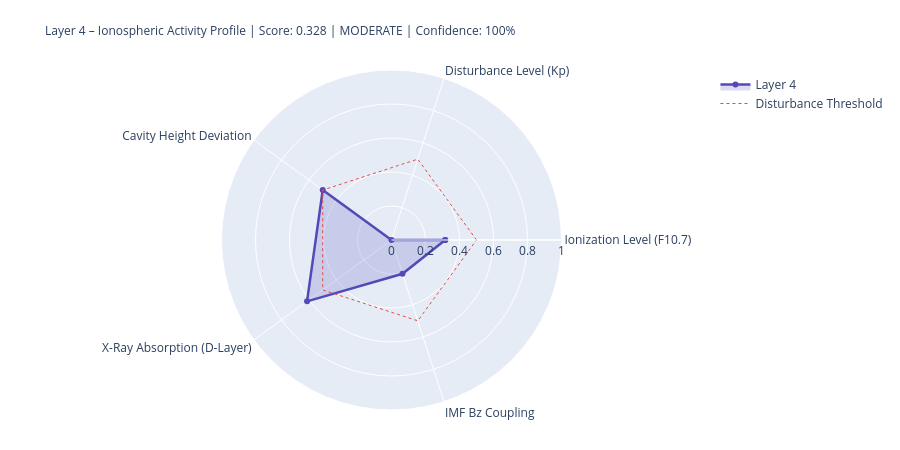

Notebook code for this chart:
### Markdown cell above
---
## 4. State Assessment & Handoff to Layer 5

### Code cell
# ============================================================
# LAYER-4-SCORE
# ============================================================

COMPONENTS = {
    'Ionization Level (F10.7)':    {'score': ioniz,       'source': 'primary' if f107_now else 'from_layer0', 'dynamic': True},
    'Disturbance Level (Kp)':          {'score': disturb,     'source': 'primary' if kp_now   else 'from_layer0', 'dynamic': True},
    'Cavity Height Deviation':    {'score': h_dev,       'source': 'derived',                                'dynamic': True},
    'X-Ray Absorption (D-Layer)':{'score': xray_ioniz,  'source': 'primary' if xray_now else 'missing',     'dynamic': True},
    'IMF Bz Coupling':             {'score': bz_coupling, 'source': 'primary' if bz_now   else 'from_layer0', 'dynamic': True},
}

available    = {k: v['score'] for k, v in COMPONENTS.items() if v['score'] is not None}
unavailable  = [k for k, v in COMPONENTS.items() if v['score'] is None]
layer4_score = round(sum(available.values()) / len(available), 4) if available else None
confidence   = round(len(available) / len(COMPONENTS), 2)
level = ('unknown' if layer4_score is None
         else 'quiet'   if layer4_score < 0.3
         else 'moderate' if layer4_score < 0.6
         else 'active')
dominant_l4 = max(available, key=available.get) if available else 'none'

# Resonance delta for Schumann SR-1
sr1_ref = schumann_freq(1, 80.0)
sr1_now = schumann_freq(1, h_eff)
sr1_delta_mhz = (sr1_now - sr1_ref) * 1000

# Propagation conditions
prop_cond = ('disturbed'   if kp_val > 4
             else 'unsettled' if kp_val > 2
             else 'normal')
if xray_class in ['X', 'M']:
    prop_cond = 'Radio-Blackout moeglich'

W = 68
print('=' * W)
print('LAYER 4 – IONOSPHERE – STATE ASSESSMENT')
print('=' * W)
for name, comp in COMPONENTS.items():
    s = comp['score']
    if s is not None:
        bar = '█' * int(s * 20) + '░' * (20 - int(s * 20))
        print(f'  {name:<36} {bar}  {s:.3f}  [{comp["source"]}]')
    else:
        print(f'  {name:<36} {"─" * 20}  n/a   [missing]')
print('-' * W)
print(f'  Score:          {layer4_score:.3f}  ({len(available)}/{len(COMPONENTS)} components)')
print(f'  Confidence:     {confidence:.0%}')
print(f'  Level:          {level.upper()}')
print(f'  Dominant:       {dominant_l4}')
print(f'  Cavity height:  {h_eff:.1f} km  (Ref: 80.0 km)')
print(f'  SR-1:           {sr1_now:.3f} Hz  (Δ {sr1_delta_mhz:+.1f} mHz vs. ref)')
print(f'  Propagation:    {prop_cond}')
print(f'  X-Ray:          {xray_class}-class  ({xray_now:.2e} W/m²)' if xray_now else '  X-Ray:          n/a')
print('=' * W)

# Radar
cats   = list(available.keys())
vals_r = list(available.values())
if len(cats) >= 3:
    fig = go.Figure()
    fig.add_trace(go.Scatterpolar(
        r=vals_r + [vals_r[0]], theta=cats + [cats[0]],
        fill='toself', fillcolor='rgba(83,74,183,0.20)',
        line=dict(color='#534AB7', width=2.5), name='Layer 4'
    ))
    fig.add_trace(go.Scatterpolar(
        r=[0.5] * (len(cats)+1), theta=cats + [cats[0]],
        line=dict(color='#E24B4A', dash='dot', width=1),
        mode='lines', name='Disturbance Threshold'
    ))
    fig.update_layout(
        title=dict(
            text=f'Layer 4 – Ionospheric Activity Profile | Score: {layer4_score:.3f} | {level.upper()} | Confidence: {confidence:.0%}',
            font=dict(size=12)
        ),
        polar=dict(radialaxis=dict(visible=True, range=[0, 1])),
        height=450, showlegend=True,
        margin=dict(l=80, r=80, t=70, b=40)
    )
    fig.show()

### Figure 1 — Plotly figure (JSON) as saved in the notebook; plotly's stock layout.template omitted (floating-point values rounded to 4 significant figures)
{"data": [{"fill": "toself", "fillcolor": "rgba(83,74,183,0.20)", "line": {"color": "#534AB7", "width": 2.5}, "name": "Layer 4", "r": [0.316, 0.0, 0.5, 0.614, 0.209, 0.316], "theta": ["Ionization Level (F10.7)", "Disturbance Level (Kp)", "Cavity Height Deviation", "X-Ray Absorption (D-Layer)", "IMF Bz Coupling", "Ionization Level (F10.7)"], "type": "scatterpolar"}, {"line": {"color": "#E24B4A", "dash": "dot", "width": 1}, "mode": "lines", "name": "Disturbance Threshold", "r": [0.5, 0.5, 0.5, 0.5, 0.5, 0.5], "theta": ["Ionization Level (F10.7)", "Disturbance Level (Kp)", "Cavity Height Deviation", "X-Ray Absorption (D-Layer)", "IMF Bz Coupling", "Ionization Level (F10.7)"], "type": "scatterpolar"}], "layout": {"height": 450, "margin": {"b": 40, "l": 80, "r": 80, "t": 70}, "polar": {"radialaxis": {"range": [0, 1], "visible": true}}, "showlegend": true, "title": {"font": {"size": 12}, "text": "Layer 4 – Ionospheric Activity Profile | Score: 0.328 | MODERATE | Confidence: 100%"}}}
